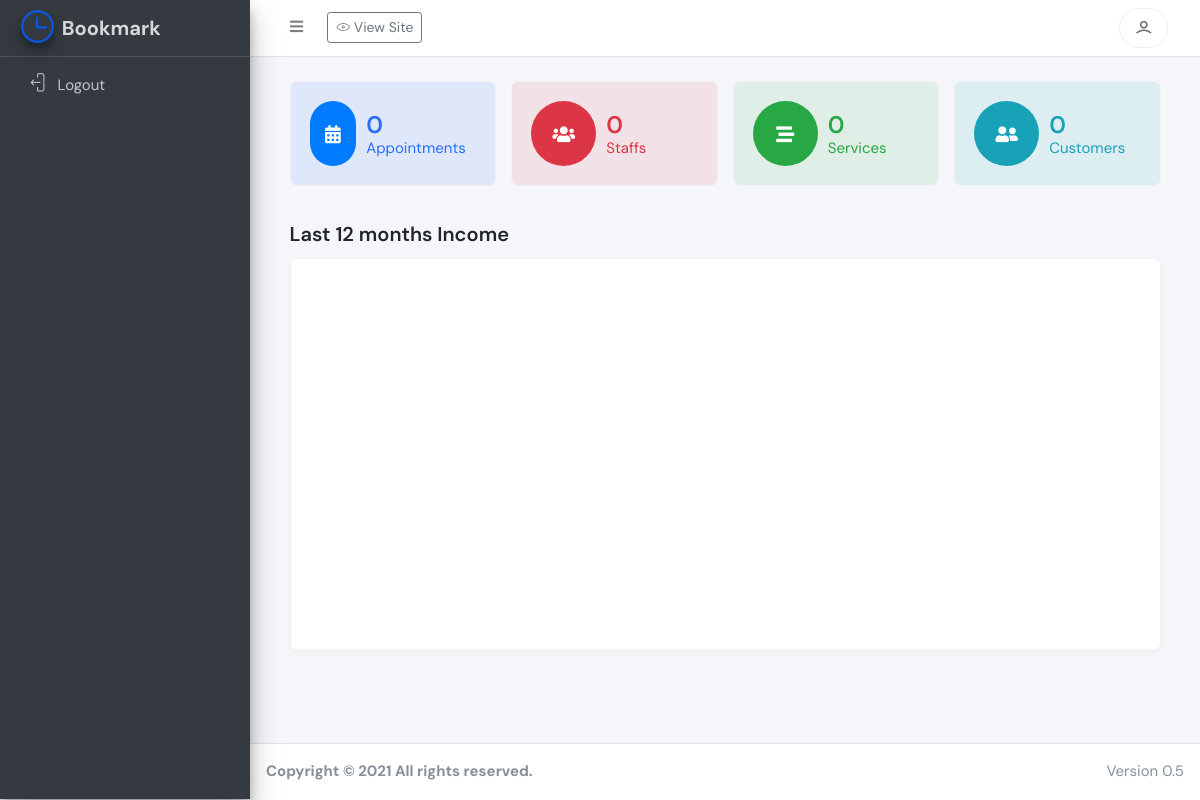
/index.php/admin/dashboard/user, run on the app's committed database.
### tables this page shows
CREATE TABLE `settings` (
  `id` int(11) NOT NULL,
  `site_name` varchar(255) DEFAULT NULL,
  `site_title` varchar(255) DEFAULT NULL,
  `favicon` varchar(255) DEFAULT NULL,
  `logo` varchar(255) DEFAULT NULL,
  `hero_img` varchar(255) DEFAULT NULL,
  `keywords` varchar(255) DEFAULT NULL,
  `description` text DEFAULT NULL,
  `footer_about` text DEFAULT NULL,
  `admin_email` varchar(255) DEFAULT NULL,
  `mobile` varchar(255) DEFAULT NULL,
  `copyright` varchar(255) DEFAULT NULL,
  `pagination_limit` int(11) DEFAULT NULL,
  `facebook` varchar(255) DEFAULT NULL,
  `instagram` varchar(255) DEFAULT NULL,
  `twitter` varchar(255) DEFAULT NULL,
  `linkedin` varchar(255) DEFAULT NULL,
  `google_analytics` mediumtext DEFAULT NULL,
  `site_color` varchar(255) DEFAULT NULL,
  `site_font` varchar(255) DEFAULT NULL,
  `layout` int(11) DEFAULT NULL,
  `about_info` text DEFAULT NULL,
  `ind_code` varchar(255) DEFAULT NULL,
  `purchase_code` varchar(255) DEFAULT NULL,
  `link` varchar(255) DEFAULT NULL,
  `enable_captcha` int(11) NOT NULL DEFAULT 0,
  `enable_workflow` int(11) NOT NULL DEFAULT 1,
  `enable_feature` int(11) NOT NULL,
  `enable_users` int(11) NOT NULL DEFAULT 1,
  `enable_blog` int(11) NOT NULL,
  `enable_faq` int(11) NOT NULL,
  `enable_registration` int(11) NOT NULL,
  `enable_payment` int(11) NOT NULL,
  `enable_paypal` int(11) NOT NULL DEFAULT 0,
  `enable_email_verify` int(11) NOT NULL,
  `enable_multilingual` int(11) DEFAULT 0,
  `captcha_type` int(11) DEFAULT NULL,
  `captcha_site_key` varchar(255) DEFAULT NULL,
  `captcha_secret_key` varchar(255) DEFAULT NULL,
  `paypal_email` varchar(255) DEFAULT NULL,
  `paypal_payment` int(11) DEFAULT 0,
  `stripe_payment` int(11) DEFAULT 0,
  `publish_key` varchar(255) DEFAULT NULL,
  `secret_key` varchar(255) DEFAULT NULL,
  `paypal_mode` varchar(255) DEFAULT 'sandbox',
  `twillo_account_sid` varchar(255) DEFAULT NULL,
  `twillo_auth_token` varchar(255) DEFAULT NULL,
  `twillo_number` varchar(255) DEFAULT NULL,
  `enable_sms` varchar(255) NOT NULL DEFAULT '0',
  `enable_offline_payment` varchar(255) DEFAULT '0',
  `offline_details` text DEFAULT NULL,
  `mail_protocol` varchar(255) DEFAULT NULL,
  `mail_title` varchar(255) DEFAULT NULL,
  `mail_host` varchar(255) DEFAULT NULL,
  `mail_port` varchar(255) DEFAULT NULL,
  `mail_encryption` varchar(255) DEFAULT 'ssl',
  `mail_username` varchar(255) DEFAULT NULL,
  `mail_password` varchar(255) DEFAULT NULL,
  `chart_style` varchar(255) NOT NULL DEFAULT 'style1',
  `country` int(11) NOT NULL DEFAULT 178,
  `site_info` int(11) DEFAULT NULL,
  `lang` int(11) NOT NULL DEFAULT 1,
  `trial_days` varchar(155) DEFAULT '0',
  `tax_name` varchar(255) DEFAULT NULL,
  `tax_value` varchar(255) DEFAULT NULL,
  `type` varchar(255) NOT NULL DEFAULT 'live',
  `version` varchar(255) NOT NULL DEFAULT 'v1.1'
);

### application/controllers/admin/Dashboard.php (called while the page is built, shortened)
<?php if ( ! defined('BASEPATH')) exit('No direct script access allowed');
class Dashboard extends Home_Controller {
    public function user()
    {
        $data = array();
        $data['page'] = 'Dashboard';
        $data['page_title'] = 'User Dashboard';
        $data['income_axis'] = json_encode(array_column($months, 'date'),JSON_NUMERIC_CHECK);
        $income_data = json_encode(array_column($incomes, 'total'),JSON_NUMERIC_CHECK);
        $income_data = str_replace('null', '0', $income_data);
        $data['income_data'] = $income_data;
        $data['net_income'] = $this->admin_model->get_user_income_by_year();
        $data['total_net_income'] = get_pres_values();
        $data['appointments'] = $this->admin_model->get_user_appointments(user()->id, 6);
        $data['main_content'] = $this->load->view('admin/user/dash', $data, TRUE);
        $this->load->view('admin/index', $data);
    }
}

### index.php (called while the page is built, shortened)
<?php
require_once BASEPATH.'core/CodeIgniter.php';

### application/helpers/custom_helper.php (called while the page is built, shortened)
<?php if ( ! defined('BASEPATH')) exit('No direct script access allowed');
  	if(!function_exists('get_settings')){
	    function get_settings(){
	        $ci = get_instance();
	        $option = $ci->admin_model->get_settings();
	        return $option;
	    }
    }
    if(!function_exists('settings')){
	    function settings(){
	        $ci = get_instance();
	        $option = $ci->admin_model->get_settings();
	        return $option;
	    }
    }
	if (!function_exists('trans'))
	{
	    function trans($string)
	    {
	        $ci =& get_instance();
	        return $ci->lang->line($string);
	    }
	}

### application/models/Admin_model.php (called while the page is built, shortened)
<?php
class Admin_model extends CI_Model {
    function get_count_by_user($table)
    {
        $this->db->select();
        $this->db->from($table);
        $this->db->where('business_id', $this->business->uid);
        $query = $this->db->get();
        $query = $query->num_rows();
        return $query;
    }
    function get_by_id($id,$table)
    {
        $this->db->select();
        $this->db->from($table);
        $this->db->where('id', $id);
        $query = $this->db->get();
        $query = $query->row();
        return $query;
    }
    function get_user_appointments($user_id, $limit)
    {
        $this->db->select('a.*, s.name as service_name, s.price, s.duration, f.name as staff_name, f.thumb as staff_thumb, c.name as customer_name, c.email as customer_email, c.thumb as customer_thumb, c.phone as customer_phone');
        $this->db->from('appointments a');
        $this->db->join('services s', 's.id = a.service_id', 'LEFT');
        $this->db->join('staffs f', 'f.id = a.staff_id', 'LEFT');
        $this->db->join('customers c', 'c.id = a.customer_id', 'LEFT');
        $this->db->where('a.user_id', $user_id);
        $this->db->where('a.business_id', $this->business->uid);
        $this->db->limit($limit);
        $this->db->order_by('id', 'DESC');
        $query = $this->db->get();
        $query = $query->result();
        return $query;
    }
    function get_business($uid)
    {
        $this->db->select('b.*, n.name as country_name, n.currency_name, n.currency_symbol, n.currency_code');
        $this->db->from('business b');
        $this->db->where('b.user_id', $this->session->userdata('id'));
        $this->db->join('country n', 'n.id = b.country', 'LEFT');
        $this->db->order_by('id', 'DESC');
        $query = $this->db->get();
        $query = $query->row();
        return $query;
    }
    function get_user_income_by_year()
    {
        $this->db->select('r.*');
        $this->db->select_sum('r.amount', 'total');
        $this->db->from('payment_user r');
        $this->db->where('r.user_id', $this->session->userdata('id'));
        $this->db->group_by("DATE_FORMAT(r.created_at,'%Y')");
        $query = $this->db->get();
        $query = $query->result();
        return $query;
    }
    function get_settings()
    {
        $this->db->select('s.*, c.currency_code, c.currency_symbol');
        $this->db->from('settings s');
        $this->db->join('country c', 'c.id = s.country', 'LEFT');
        $query = $this->db->get();
        $query = $query->row();
        return $query;
    }
    function get_language_values()
    {
        $this->db->select();
        $this->db->from('lang_values');
        $this->db->order_by('id','ASC');
        $query = $this->db->get();
        $query = $query->result();
        return $query;
    }
}

### application/views/admin/include/left_sideber.php (the view, shortened to what this page needs)
<aside class="main-sidebar sidebar-dark-primary elevation-4">
    <a target="_blank" href="<?php echo base_url() ?>" class="brand-link">
      <img src="<?php echo base_url(settings()->favicon) ?>" alt="AdminLTE Logo" class="brand-image img-circle elevation-3">
      <span class="brand-text font-weight-bold"><?php echo html_escape(settings()->site_name) ?></span>
    </a>
    <div class="sidebar">
      <nav class="mt-2">
        <ul class="nav nav-pills nav-sidebar flex-column" data-widget="treeview" role="menu" data-accordion="false">
          <li class="nav-item">
              <a class="nav-link" href="<?php echo base_url('auth/logout') ?>">
              <i class="nav-icon lni lni-exit"></i> <p><?php echo trans('logout') ?></p>
              </a>
          </li>
        </ul>
      </nav>
    </div>
  </aside>

### application/views/admin/include/footer.php (shortened to what this page needs)
  <footer class="main-footer">
    <div class="float-right d-none d-sm-inline">
      <?php echo trans('version') ?> <?php echo html_escape(settings()->version) ?>
    </div>
    <strong><?php echo trans('copyright') ?> &copy; <?php echo date('Y') ?>  <?php echo trans('all-rights-reserved') ?>.
  </footer>
</div>
</body>
</html>

### data on the page
settings: favicon (picture), site_name "Bookmark", version "0.5"

### other printed values
trans('view-site') "View Site"
trans('logout') "Logout"
get_count_by_user('appointments') "0"
trans('appointments') "Appointments"
get_count_by_user('staffs') "0"
trans('staffs') "Staffs"
get_count_by_user('services') "0"
trans('services') "Services"
get_count_by_user('customers') "0"
trans('customers') "Customers"
trans('last-12-months-income') "Last 12 months Income"
trans('version') "Version"
trans('copyright') "Copyright"
trans('all-rights-reserved') "All rights reserved"
